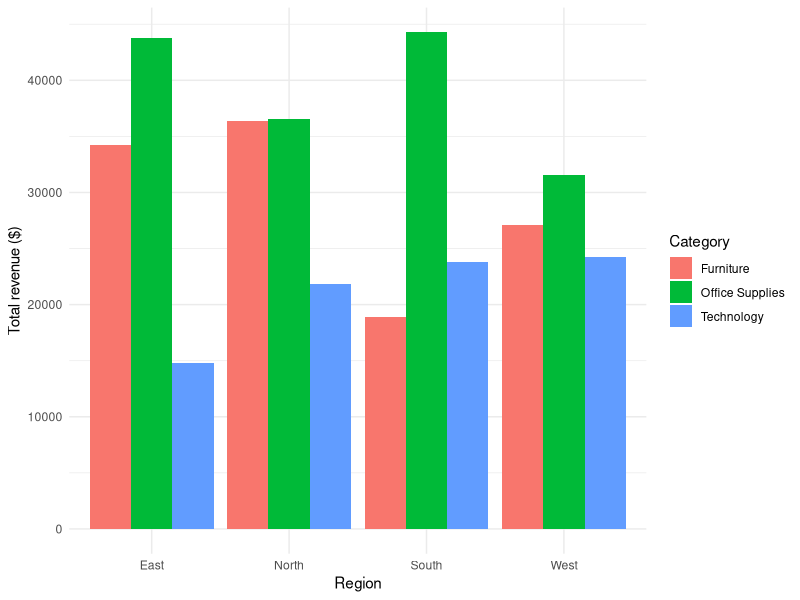

Reproduce this figure in R.
## ---- chunk 1
knitr::opts_chunk$set(echo = TRUE, message = FALSE, warning = FALSE,
                      fig.width = 8, fig.height = 5)
## ---- chunk 2
library(dplyr)
library(ggplot2)

set.seed(400)
n_orders <- 500
## ---- chunk 3
sales <- data.frame(
  order_id   = sprintf("ORD-%04d", 1:n_orders),
  order_date = sample(seq(as.Date("2026-01-01"), as.Date("2026-06-30"), by = "day"),
                      n_orders, replace = TRUE),
  region     = sample(c("East", "West", "North", "South"), n_orders, replace = TRUE),
  category   = sample(c("Furniture", "Office Supplies", "Technology"), n_orders,
                      replace = TRUE, prob = c(0.3, 0.45, 0.25)),
  units      = sample(1:10, n_orders, replace = TRUE),
  unit_price = round(runif(n_orders, min = 5, max = 250), 2)
)
sales$revenue <- round(sales$units * sales$unit_price, 2)

head(sales)
## ---- chunk 4
region_summary <- sales %>%
  group_by(region) %>%
  summarise(
    orders        = n(),
    total_units   = sum(units),
    total_revenue = sum(revenue),
    avg_order     = round(mean(revenue), 2),
    .groups = "drop"
  ) %>%
  arrange(desc(total_revenue))

knitr::kable(region_summary, caption = "Revenue summary by region")
## ---- chunk 5
category_summary <- sales %>%
  group_by(region, category) %>%
  summarise(total_revenue = sum(revenue), .groups = "drop")

ggplot(category_summary, aes(x = region, y = total_revenue, fill = category)) +
  geom_col(position = "dodge") +
  labs(x = "Region", y = "Total revenue ($)", fill = "Category") +
  theme_minimal()
## ---- chunk 6
base_totals <- tapply(sales$revenue, sales$region, sum)

# 1. Same totals per region (tapply returns an array, so convert to numeric)
isTRUE(all.equal(as.numeric(base_totals[region_summary$region]),
                 region_summary$total_revenue))

# 2. Regional totals add up to the overall revenue
isTRUE(all.equal(sum(region_summary$total_revenue), sum(sales$revenue)))
## ---- chunk 7
sessionInfo()
